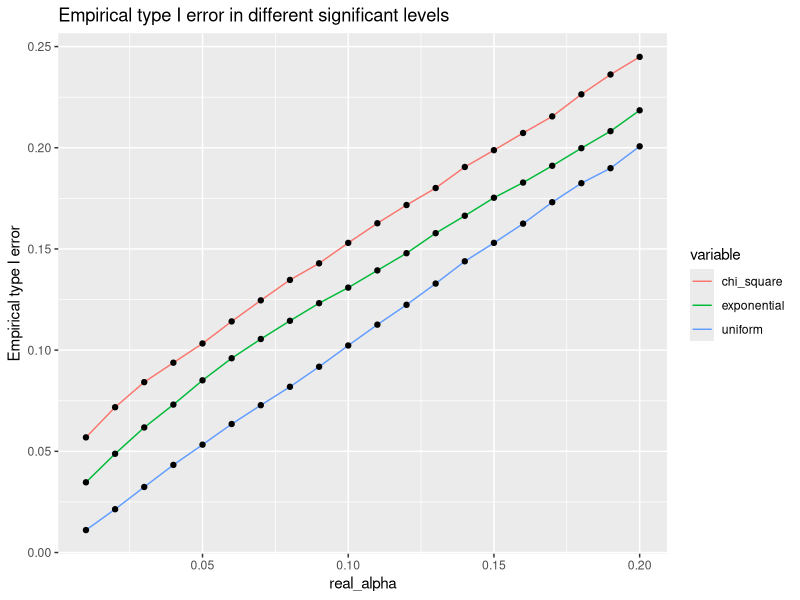

The R source for this figure:
## ---- chunk 1
library(ggplot2)
library(tidyverse)
## ---- chunk 2
sample_cnt <- 20
alpha_set <- seq(0.01, 0.2, by=0.01)
## ---- chunk 3
hypothesis_x2 <- function(alpha, n, m){
  set.seed(20210420)
  p_value <- rep(0,m)
  
  for(i in 1:m){
    chi <- rchisq(n, 1)
    crit_boundary <- (mean(chi) - 1)/(sd(chi)/sqrt(n))
    
    if(crit_boundary >= 0){
      p_value[i] <- pt(crit_boundary*(-1), n) * 2
    }else{
      p_value[i] <- pt(crit_boundary, n) * 2
    }
  }
  
  return(p_value)
}

emp_type1 <- sapply(alpha_set, function(x) hypothesis_x2(alpha=x, n=sample_cnt, m=10^4))
emp_type_rate1 <- sapply(1:NCOL(emp_type1), function(x) mean(emp_type1[,x] < alpha_set[x]))
## ---- chunk 4
hypothesis_unif <- function(alpha, n, m){
  set.seed(20210420)
  p_value <- rep(0,m)
  
  for(i in 1:m){
    chi <- runif(n, 0, 2)
    crit_boundary <- (mean(chi) - 1)/(sd(chi)/sqrt(n))
    
    if(crit_boundary >= 0){
      p_value[i] <- pt(crit_boundary*(-1), n) * 2
    }else{
      p_value[i] <- pt(crit_boundary, n) * 2
    }
  }
  
  return(p_value)
}

emp_type2 <- sapply(alpha_set, function(x) hypothesis_unif(alpha=x, n=sample_cnt, m=10^4))
emp_type_rate2 <- sapply(1:NCOL(emp_type2), function(x) mean(emp_type2[,x] < alpha_set[x]))
## ---- chunk 5
hypothesis_exp <- function(alpha, n, m){
  set.seed(20210420)
  p_value <- rep(0,m)
  
  for(i in 1:m){
    chi <- rexp(n, 1)
    crit_boundary <- (mean(chi) - 1)/(sd(chi)/sqrt(n))
    
    if(crit_boundary >= 0){
      p_value[i] <- pt(crit_boundary*(-1), n) * 2
    }else{
      p_value[i] <- pt(crit_boundary, n) * 2
    }
  }
  
  return(p_value)
}

emp_type3 <- sapply(alpha_set, function(x) hypothesis_exp(alpha=x, n=sample_cnt, m=10^4))
emp_type_rate3 <- sapply(1:NCOL(emp_type3), function(x) mean(emp_type3[,x] < alpha_set[x]))
## ---- chunk 6
df <- data.frame(alpha_set, emp_type_rate1, emp_type_rate2, emp_type_rate3)
colnames(df) <- c("real_alpha", "chi_square", "uniform", "exponential")

df <- df %>%
  select(real_alpha, chi_square, uniform, exponential) %>%
  gather(key = "variable", value = "value", - real_alpha)

ggplot(data=df, aes(x=real_alpha, y=value)) +
  geom_line(aes(color=variable)) +
  geom_point() +
  ggtitle("Empirical type I error in different significant levels") +
  ylab("Empirical type I error")
